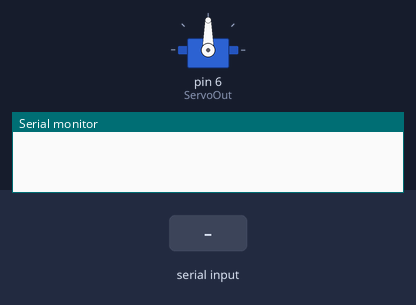
This sketch was run on a simulated Arduino Uno, built with avr-gcc and run on an emulated ATmega328P. Shown: servo, the last lines printed to the serial monitor. The test bench sets the inputs (shaded band).

Above: at 1.2 s.
1.3 s: "90,45\n" received over Serial
At 1.8 s:
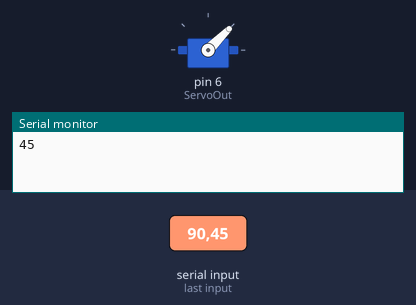
2.8 s: "30,150\n" received over Serial
At 4.0 s:
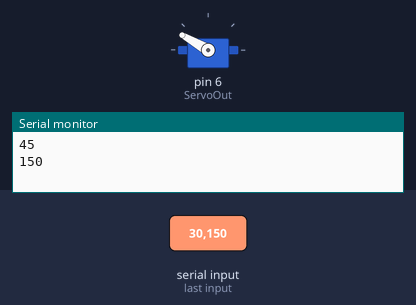
4.3 s: "5\n" received over Serial
At 5.2 s:
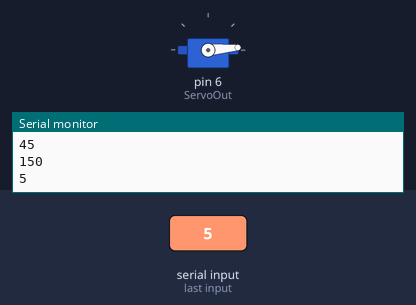
5.8 s: "200\n" received over Serial
At 6.4 s:
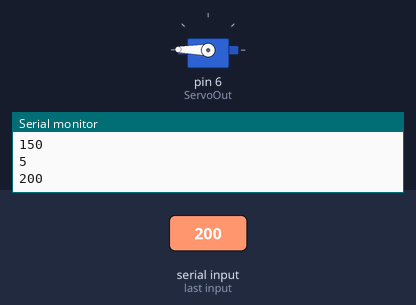
7.3 s: "90\n" received over Serial
At 8.7 s:
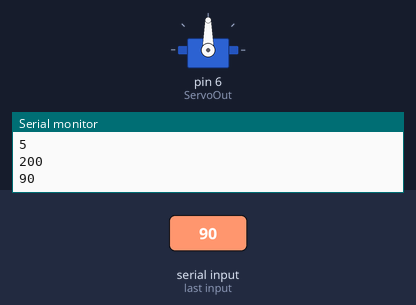
Timing chart, 0 to 9.8 s (numbered marks = the images above; inputs shaded):
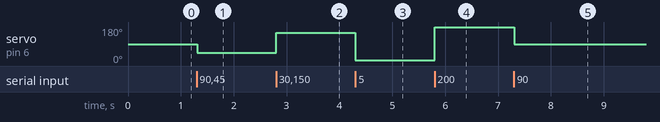

Measured:
- after the input at 1.3 s, servo on pin 6 (ServoOut): 90° → 45° at once
- after the input at 2.8 s, servo on pin 6 (ServoOut): 45° → 150° at once
- after the input at 4.3 s, servo on pin 6 (ServoOut): 150° → 5° at once
- after the input at 5.8 s, servo on pin 6 (ServoOut): 5° → 179° at once
- after the input at 7.3 s, servo on pin 6 (ServoOut): 179° → 90° at once

The sketch:

Read_AnalogValue_ToServo.ino
```cpp
#include <Servo.h>

Servo servo;

const int ServoOut = 6;
int value = 0;

void setup() {
  Serial.begin(9600);
  servo.attach(ServoOut);
}

void loop() {
  while (Serial.available() > 0) {
    value = Serial.parseInt();

    if (Serial.read() == '\n') {
      //int analogValue = analogRead(A0);
      //int angleValue = map(analogValue,0,1023,0,179);
      Serial.println(value);

      value = constrain(value, 0, 179);
      servo.write(value);
    }
  }
}
```
